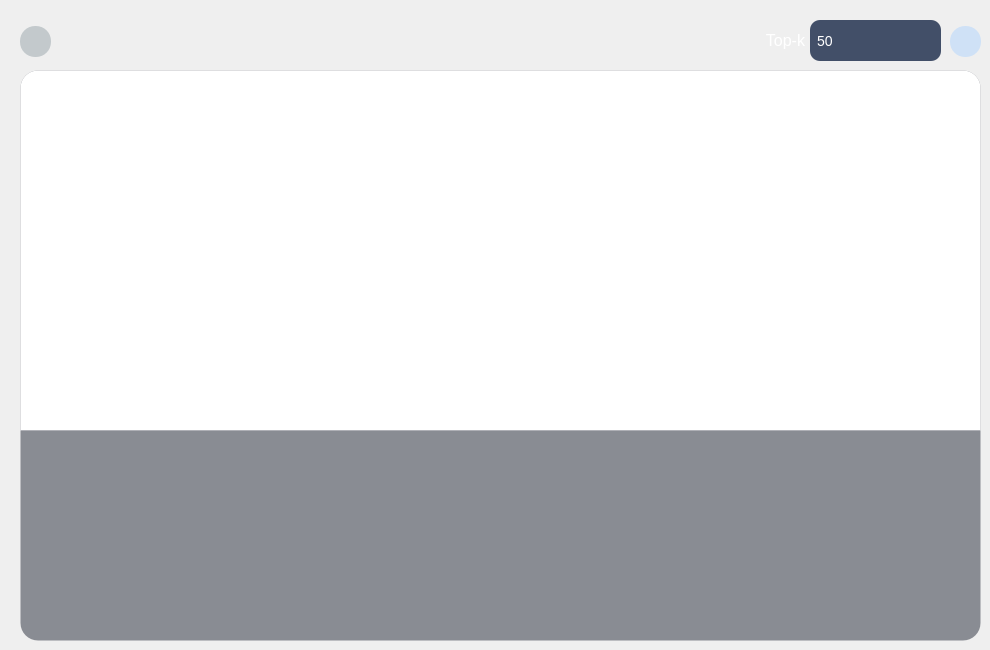
     <widget class="QWidget" name="pg_rank">
      <property name="styleSheet">
       <string notr="true"/>
      </property>
      <widget class="QGraphicsView" name="gvw_rank_substructures">
       <property name="geometry">
        <rect>
         <x>20</x>
         <y>70</y>
         <width>961</width>
         <height>361</height>
        </rect>
       </property>
       <property name="styleSheet">
        <string notr="true">/* ============================================================
   QGraphicsView —— 白底风格
   ============================================================ */

QGraphicsView
{
    background-color: rgba(255, 255, 255, 1);
    border: 1px solid transparent;
    border-top-left-radius: 18px;
    border-top-right-radius: 18px;
    border-bottom-right-radius: 0px;
    border-bottom-left-radius: 0px;

    /* 如果不想让滚动条离边框有 4px 空隙，就删掉这一行 */
    padding: 4px;

    font: 12pt &quot;Arial&quot;;
    font-size: 14px;
    color: rgb(40, 40, 40);      /* 白底上用深色文字 */
}


/* ==================== 纵向滚动条 ==================== */

QGraphicsView QScrollBar:vertical
{
    width: 10px;
    background: none;            /* 轨道透明 —— 只写一次 */
    border: none;
    border-radius: 4px;
    margin: 2px 0px;
}

QGraphicsView QScrollBar::handle:vertical
{
    background: #BFC6D1;
    border-radius: 4px;
    min-height: 28px;
    margin: 1px;
}

QGraphicsView QScrollBar::handle:vertical:hover
{
    background: #8FA3C0;
}

QGraphicsView QScrollBar::handle:vertical:pressed
{
    background: #3478E8;
}

QGraphicsView QScrollBar::sub-line:vertical,
QGraphicsView QScrollBar::add-line:vertical
{
    height: 0px;
    background: none;
    border: none;
}

QGraphicsView QScrollBar::sub-page:vertical,
QGraphicsView QScrollBar::add-page:vertical
{
    background: none;
    border: none;
}


/* ==================== 横向滚动条 ==================== */

QGraphicsView QScrollBar:horizontal
{
    height: 10px;
    background: none;            /* 轨道透明 —— 只写一次 */
    border: none;
    border-radius: 4px;
    margin: 0px 2px;
}

QGraphicsView QScrollBar::handle:horizontal
{
    background: #BFC6D1;
    border-radius: 4px;
    min-width: 28px;
    margin: 1px;
}

QGraphicsView QScrollBar::handle:horizontal:hover
{
    background: #8FA3C0;
}

QGraphicsView QScrollBar::handle:horizontal:pressed
{
    background: #3478E8;
}

QGraphicsView QScrollBar::sub-line:horizontal,
QGraphicsView QScrollBar::add-line:horizontal
{
    width: 0px;
    background: none;
    border: none;
}

QGraphicsView QScrollBar::sub-page:horizontal,
QGraphicsView QScrollBar::add-page:horizontal
{
    background: none;
    border: none;
}


/* ==================== 滚动条交叉角 ==================== */

QGraphicsView QScrollBar::corner
{
    background: none;
    border: none;
}</string>
       </property>
      </widget>
      <widget class="QPushButton" name="btn_rank_back">
       <property name="geometry">
        <rect>
         <x>20</x>
         <y>26</y>
         <width>31</width>
         <height>31</height>
        </rect>
       </property>
       <property name="font">
        <font>
         <family>Arial</family>
         <pointsize>12</pointsize>
         <italic>false</italic>
         <bold>true</bold>
        </font>
       </property>
       <property name="styleSheet">
        <string notr="true">QPushButton {
    background-color: rgba(140, 155, 160, 0.45);
    border-radius: 15px;
    color: #ffffff;
}

QPushButton:hover {
    background-color: #6b8a8f;
}

QPushButton:pressed {
    background-color: #4d6b70;
    padding-top: 8px;
    padding-bottom: 4px;
}

QPushButton:disabled {
    background-color: rgba(66, 79, 104, 0.5);
    border-radius: 10px;
    color: #9aa8b8;
}</string>
       </property>
       <property name="text">
        <string/>
       </property>
       <property name="icon">
        <iconset resource="../../py/Anaconda3/Scripts/res.qrc">
         <normaloff>:/icons/back.svg</normaloff>:/icons/back.svg</iconset>
       </property>
       <property name="iconSize">
        <size>
         <width>20</width>
         <height>20</height>
        </size>
       </property>
       <property name="flat">
        <bool>false</bool>
       </property>
      </widget>
      <widget class="QPushButton" name="btn_rank_run">
       <property name="geometry">
        <rect>
         <x>950</x>
         <y>26</y>
         <width>31</width>
         <height>31</height>
        </rect>
       </property>
       <property name="font">
        <font>
         <family>Arial</family>
         <pointsize>12</pointsize>
         <italic>false</italic>
         <bold>true</bold>
        </font>
       </property>
       <property name="styleSheet">
        <string notr="true">QPushButton{    
background-color: rgba(168, 208, 255, 0.45);
    border-radius: 15px;
    color: #ffffff;
}
QPushButton:hover{
    background-color: #3b8bca;
}

QPushButton:pressed{
    background-color: #1b6bAA;
        padding-top:8px;
	padding-left:2px;
	padding-bottom:2px;
}

QPushButton:disabled{
background-color: rgba(66, 79, 104, 0.5);
border-radius:10px;

}

</string>
       </property>
       <property name="text">
        <string/>
       </property>
       <property name="icon">
        <iconset resource="../../py/Anaconda3/Scripts/res.qrc">
         <normaloff>:/icons/show.svg</normaloff>:/icons/show.svg</iconset>
       </property>
       <property name="iconSize">
        <size>
         <width>28</width>
         <height>28</height>
        </size>
       </property>
       <property name="flat">
        <bool>false</bool>
       </property>
      </widget>
      <widget class="QGraphicsView" name="gvw_rank_spectrum">
       <property name="geometry">
        <rect>
         <x>20</x>
         <y>430</y>
         <width>961</width>
         <height>211</height>
        </rect>
       </property>
       <property name="styleSheet">
        <string notr="true">QGraphicsView
{
    background-color: rgba(35, 41, 54, 0.5);
    border: 1px solid transparent;
    border-top-left-radius: 0px;
    border-top-right-radius: 0px;
    border-bottom-right-radius: 18px;
    border-bottom-left-radius: 18px;
    padding: 4px;                        /* 图像四周留白，避免贴边 */
    font: 12pt &quot;Arial&quot;;
    font-size: 14px;
    color: rgb(255, 255, 255);
}


/* ============ 纵向滚动条 ============ */
QGraphicsView QScrollBar:vertical {
    width: 10px;
    background: rgba(35, 41, 54, 0.35);
    border-radius: 4px;
    margin: 2px 0px;
}
QGraphicsView QScrollBar::handle:vertical {
    background: rgba(150, 165, 190, 0.55);
    border-radius: 4px;
    min-height: 28px;
    margin: 1px;
}
QGraphicsView QScrollBar::handle:vertical:hover {
    background: rgba(120, 170, 230, 0.85);
}
QGraphicsView QScrollBar::handle:vertical:pressed {
    background: rgba(70, 130, 210, 1.0);
}

QGraphicsView QScrollBar::sub-line:vertical,
QGraphicsView QScrollBar::add-line:vertical {
    height: 0px;
    background: none;
}
QGraphicsView QScrollBar::sub-page:vertical,
QGraphicsView QScrollBar::add-page:vertical {
    background: none;
}

/* ============ 横向滚动条 ============ */
QGraphicsView QScrollBar:horizontal {
    height: 10px;
    background: rgba(35, 41, 54, 0.35);
    border-radius: 4px;
    margin: 0px 2px;
}
QGraphicsView QScrollBar::handle:horizontal {
    background: rgba(150, 165, 190, 0.55);
    border-radius: 4px;
    min-width: 28px;
    margin: 1px;
}
QGraphicsView QScrollBar::handle:horizontal:hover {
    background: rgba(120, 170, 230, 0.85);
}
QGraphicsView QScrollBar::handle:horizontal:pressed {
    background: rgba(70, 130, 210, 1.0);
}

QGraphicsView QScrollBar::sub-line:horizontal,
QGraphicsView QScrollBar::add-line:horizontal {
    width: 0px;
    background: none;
}
QGraphicsView QScrollBar::sub-page:horizontal,
QGraphicsView QScrollBar::add-page:horizontal {
    background: none;
}</string>
       </property>
      </widget>
      <widget class="QGraphicsView" name="graphicsView_rank_2">
       <property name="geometry">
        <rect>
         <x>20</x>
         <y>70</y>
         <width>961</width>
         <height>361</height>
        </rect>
       </property>
       <property name="styleSheet">
        <string notr="true">QGraphicsView
{
    background-color: rgba(35, 41, 54, 0.5);
    border: 1px solid transparent;
    border-top-left-radius:18px;
    border-top-right-radius: 18px;
    border-bottom-right-radius: 0px;
    border-bottom-left-radius: 0px;
    padding: 4px;                        /* 图像四周留白，避免贴边 */
    font: 12pt &quot;Arial&quot;;
    font-size: 14px;
    color: rgb(255, 255, 255);
}


/* ============ 纵向滚动条 ============ */
QGraphicsView QScrollBar:vertical {
    width: 10px;
    background: rgba(35, 41, 54, 0.35);
    border-radius: 4px;
    margin: 2px 0px;
}
QGraphicsView QScrollBar::handle:vertical {
    background: rgba(150, 165, 190, 0.55);
    border-radius: 4px;
    min-height: 28px;
    margin: 1px;
}
QGraphicsView QScrollBar::handle:vertical:hover {
    background: rgba(120, 170, 230, 0.85);
}
QGraphicsView QScrollBar::handle:vertical:pressed {
    background: rgba(70, 130, 210, 1.0);
}

QGraphicsView QScrollBar::sub-line:vertical,
QGraphicsView QScrollBar::add-line:vertical {
    height: 0px;
    background: none;
}
QGraphicsView QScrollBar::sub-page:vertical,
QGraphicsView QScrollBar::add-page:vertical {
    background: none;
}

/* ============ 横向滚动条 ============ */
QGraphicsView QScrollBar:horizontal {
    height: 10px;
    background: rgba(35, 41, 54, 0.35);
    border-radius: 4px;
    margin: 0px 2px;
}
QGraphicsView QScrollBar::handle:horizontal {
    background: rgba(150, 165, 190, 0.55);
    border-radius: 4px;
    min-width: 28px;
    margin: 1px;
}
QGraphicsView QScrollBar::handle:horizontal:hover {
    background: rgba(120, 170, 230, 0.85);
}
QGraphicsView QScrollBar::handle:horizontal:pressed {
    background: rgba(70, 130, 210, 1.0);
}

QGraphicsView QScrollBar::sub-line:horizontal,
QGraphicsView QScrollBar::add-line:horizontal {
    width: 0px;
    background: none;
}
QGraphicsView QScrollBar::sub-page:horizontal,
QGraphicsView QScrollBar::add-page:horizontal {
    background: none;
}</string>
       </property>
      </widget>
      <widget class="QSpinBox" name="spn_rank_top_k">
       <property name="geometry">
        <rect>
         <x>810</x>
         <y>20</y>
         <width>131</width>
         <height>41</height>
        </rect>
       </property>
       <property name="styleSheet">
        <string notr="true">QSpinBox,
QDoubleSpinBox
{
	font: 12pt &quot;Arial&quot;;
    background-color: rgba(66, 79, 104, 1);
border: 0px solid #e2e4e8;
border-radius:10px;
font-size:14px;
color:;
	color: rgb(255, 255, 255);
padding-left:5px;
}
QSpinBox::up-button,
QDoubleSpinBox::up-button
{
subcontrol-origin: border;
subcontrol-position: top right;
border-radius:10px;
width: 25px;
height: 20px;
}

QSpinBox::down-button,
QDoubleSpinBox::down-button
{
subcontrol-origin: border;
subcontrol-position: bottom right;
border-radius:10px;
width: 25px;
height: 20px;
}

QSpinBox:hover,
QDoubleSpinBox:hover
{
	background-color: rgb(74, 88, 115);   /* 悬浮时略微变亮 */
	border: 1px solid #3478e8;
}

QSpinBox:focus,
QDoubleSpinBox:focus
{
border:1px solid #3478e8;
}
QSpinBox:disabled,
QDoubleSpinBox:disabled
{
background-color:#f6f7f9;
color:#9498a0;
}

QSpinBox::up-arrow,
QDoubleSpinBox::up-arrow
{
image:url(:/icons/up_arrow.svg);
width:18px;
height:18px;

}

QSpinBox::down-arrow,
QDoubleSpinBox::down-arrow
{
image:url(:/icons/down_arrow.svg);
width:18px;
height:18px;
}

QSpinBox::up-button:hover,
QDoubleSpinBox::up-button:hover
{
background-color:rgb(37, 52, 81);
border-radius:10px;

}
QSpinBox::up-button:pressed,
QDoubleSpinBox::up-button:pressed
{
background-color:rgb(204, 204, 204);
border-radius:10px;

}
QSpinBox::up-button:disabled,
QDoubleSpinBox::up-button:disabled
{
background-color:transparent;
border-radius:10px;

}

QSpinBox::down-button:hover,
QDoubleSpinBox::down-button:hover
{
background-color:rgb(37, 52, 81);
border-radius:10px;

}
QSpinBox::down-button:pressed,
QDoubleSpinBox::down-button:pressed
{
background-color:rgb(204, 204, 204);
border-radius:10px;

}
QSpinBox::down-button:disabled,
QDoubleSpinBox::down-button:disabled
{
background-color:transparent;
border-radius:10px;

}
</string>
       </property>
       <property name="maximum">
        <number>4860</number>
       </property>
       <property name="value">
        <number>50</number>
       </property>
      </widget>
      <widget class="QLabel" name="label_42">
       <property name="geometry">
        <rect>
         <x>750</x>
         <y>20</y>
         <width>71</width>
         <height>41</height>
        </rect>
       </property>
       <property name="font">
        <font>
         <family>Arial</family>
        </font>
       </property>
       <property name="styleSheet">
        <string notr="true">background:transparent;</string>
       </property>
       <property name="text">
        <string>&lt;html&gt;&lt;head/&gt;&lt;body&gt;&lt;p align=&quot;center&quot;&gt;&lt;span style=&quot; font-size:12pt; color:#ffffff;&quot;&gt;Top-k&lt;/span&gt;&lt;/p&gt;&lt;/body&gt;&lt;/html&gt;</string>
       </property>
      </widget>
      <zorder>graphicsView_rank_2</zorder>
      <zorder>gvw_rank_substructures</zorder>
      <zorder>btn_rank_back</zorder>
      <zorder>btn_rank_run</zorder>
      <zorder>gvw_rank_spectrum</zorder>
      <zorder>spn_rank_top_k</zorder>
      <zorder>label_42</zorder>
     </widget>
